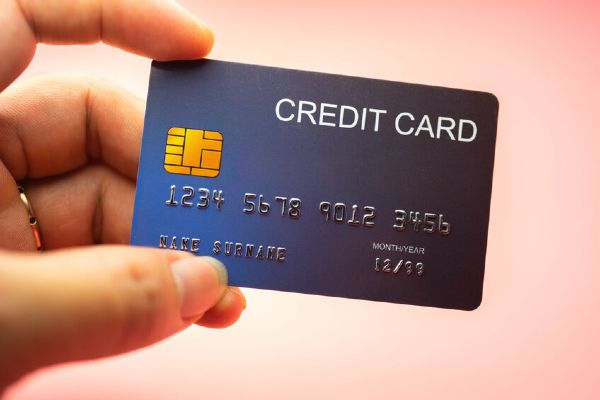
#> input picture CSE483 SMR24 Project Test Cases/11 - Ya setty ew3i.jpg, 600 x 400 px
$ python 11.py
#> lines starting #> are read from the running program, lines starting #| are printed output that depends on the picture; after the words box and inside, x2 and y2 are one past the last pixel; in counts of white or black regions, pixels touching at a corner belong together
#> further down, input_img is the input picture: shape (400, 600, 3); mean B, G, R 135.7, 143.8, 182.5
import numpy as np
import matplotlib.pyplot as plt
import cv2

plt.figure(figsize=(20,10))
plt.subplots_adjust(wspace=0.5, hspace=0.5)


def expand_borders(img, border_size=50):
    border_color = img[0, 0].tolist()
    expanded_img = cv2.copyMakeBorder(img, border_size, border_size, border_size, border_size,
                                      cv2.BORDER_CONSTANT, value=border_color)
    return expanded_img


def sort_corners(corners):
    rect = np.zeros((4, 2), dtype="float32")
    s = corners.sum(axis=1)
    rect[0] = corners[np.argmin(s)]  # Top-left
    rect[2] = corners[np.argmax(s)]  # Bottom-right

    diff = np.diff(corners, axis=1)
    rect[1] = corners[np.argmin(diff)]  # Top-right
    rect[3] = corners[np.argmax(diff)]  # Bottom-left

    return rect


def warp_perspective(image, corners):
    rect = sort_corners(corners)
    (tl, tr, br, bl) = rect

    width_a = np.sqrt(((br[0] - bl[0]) ** 2) + ((br[1] - bl[1]) ** 2))
    width_b = np.sqrt(((tr[0] - tl[0]) ** 2) + ((tr[1] - tl[1]) ** 2))
    max_width = max(int(width_a), int(width_b))

    height_a = np.sqrt(((tr[0] - br[0]) ** 2) + ((tr[1] - br[1]) ** 2))
    height_b = np.sqrt(((tl[0] - bl[0]) ** 2) + ((tl[1] - bl[1]) ** 2))
    max_height = max(int(height_a), int(height_b))

    dst = np.array([
        [0, 0],
        [max_width - 1, 0],
        [max_width - 1, max_height - 1],
        [0, max_height - 1]
    ], dtype="float32")

    m = cv2.getPerspectiveTransform(rect, dst)
    warped = cv2.warpPerspective(image, m, (max_width, max_height))

    return warped


def color_correct(img):
    img_gray = cv2.cvtColor(img, cv2.COLOR_BGR2GRAY)

    clahe = cv2.createCLAHE(clipLimit=2.0, tileGridSize=(8, 8))
    img_corrected = clahe.apply(img_gray)

    _, img_thresh = cv2.threshold(img_corrected, np.mean(img_corrected), 255, cv2.THRESH_BINARY)
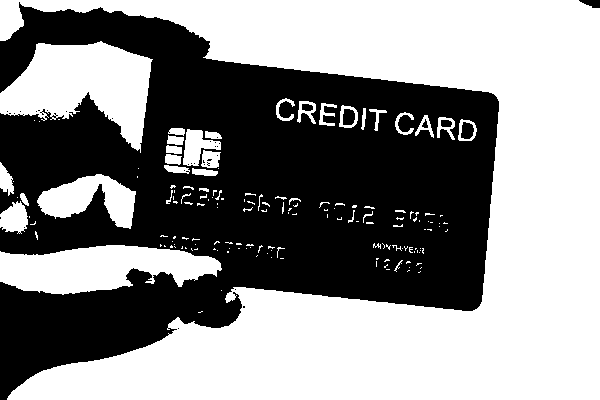
#> img_thresh: shape (400, 600); 54.6% white; 36 black regions (29 under 20 px), largest, box (x1, y1, x2, y2) and area: (0, 2, 499, 400) 108217, (461, 122, 474, 139) 174, (343, 109, 355, 125) 170

    if np.mean(img_thresh) < 127:
        img_corrected = 255 - img_corrected

    return img_gray


def extend_line(x1, y1, x2, y2, img_shape):
    img_height, img_width = img_shape
    if x1 == x2:  # Vertical line
        return (x1, 0), (x1, img_height - 1)
    if y1 == y2:  # Horizontal line
        return (0, y1), (img_width - 1, y1)

    slope = (y2 - y1) / (x2 - x1)
    intercept = y1 - slope * x1

    x_top = (0 - intercept) / slope
    x_bottom = (img_height - 1 - intercept) / slope
    y_left = slope * 0 + intercept
    y_right = slope * (img_width - 1) + intercept

    points = []
    if 0 <= x_top < img_width:
        points.append((int(x_top), 0))
    if 0 <= x_bottom < img_width:
        points.append((int(x_bottom), img_height - 1))
    if 0 <= y_left < img_height:
        points.append((0, int(y_left)))
    if 0 <= y_right < img_height:
        points.append((img_width - 1, int(y_right)))

    if len(points) == 2:
        return points[0], points[1]
    else:
        return None, None


def straighten(img, colored):
    # img_lines = cv2.resize(colored, (500, 500))
    #
    # img_resized = cv2.resize(img, (500, 500))

    edges = cv2.Canny(img, 30, 200, apertureSize=3)
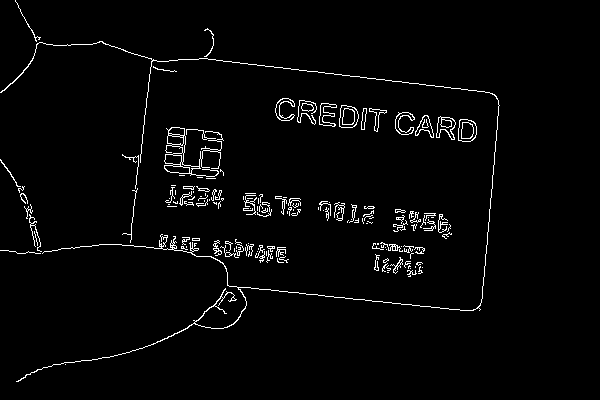
#> edges: shape (400, 600); 2.6% white in thin lines or dots, all inside (x1, y1, x2, y2) = (0, 0, 500, 382)

    #cv2.imshow('edges', edges)
    plt.subplot(4,4,1)
    plt.imshow(edges,cmap='gray')
    plt.title('Edges')

    lines = cv2.HoughLines(edges, 1, np.pi / 180, 95)
#> lines = [[260, 1.68], [32, 1.69], [506, 0.0873], [233, 1.66], [38, 1.68], [158, 0.122], [238, 1.62], [168, 1.68]]
    if lines is None:
        print("No lines detected.")
        return None

    extended_lines = []

    for rho, theta in lines[:, 0]:
        print(rho, theta)
        # # a=math.cos(theta)
        # rounded = round(a,6)
        # print(rounded)
        a = np.cos(theta)
        b = np.sin(theta)
        x0 = a * rho
        y0 = b * rho
        x1 = int(x0 + 1000 * -b)
        y1 = int(y0 + 1000 * a)
        x2 = int(x0 - 1000 * -b)
        y2 = int(y0 - 1000 * a)

        print(x1, y1, x2, y2)

        (x1_ext, y1_ext), (x2_ext, y2_ext) = extend_line(x1, y1, x2, y2, img.shape[:2])
        if (x1_ext, y1_ext) is not None and (x2_ext, y2_ext) is not None:
            extended_lines.append(((x1_ext, y1_ext), (x2_ext, y2_ext)))
            cv2.line(colored, (x1_ext, y1_ext), (x2_ext, y2_ext), (0, 0, 255), 2)
            # plt.imshow(img_lines)
            #cv2.imshow('lines', colored)
            plt.subplot(4,4,2)
            plt.imshow(colored,cmap='gray')
            plt.title('Lines')
#> this loop made 8 passes
#> (rho, theta, a, b, x0, y0, x1, y1) on passes 1 to 8: (260, 1.68, -0.105, 0.995, -27.18, 258.6, -1021, 154), (32, 1.69, -0.122, 0.993, -3.9, 31.76, -996, -90), (506, 0.0873, 0.996, 0.0872, 504.1, 44.1, 416, 1040), (233, 1.66, -0.0872, 0.996, -20.31, 232.1, -1016, 144), (38, 1.68, -0.105, 0.995, -3.97, 37.79, -998, -66), (158, 0.122, 0.993, 0.122, 156.8, 19.26, 34, 1011), (238, 1.62, -0.0523, 0.999, -12.46, 237.7, -1011, 185), (168, 1.68, -0.105, 0.995, -17.56, 167.1, -1012, 62)
#> (printed output is left out)
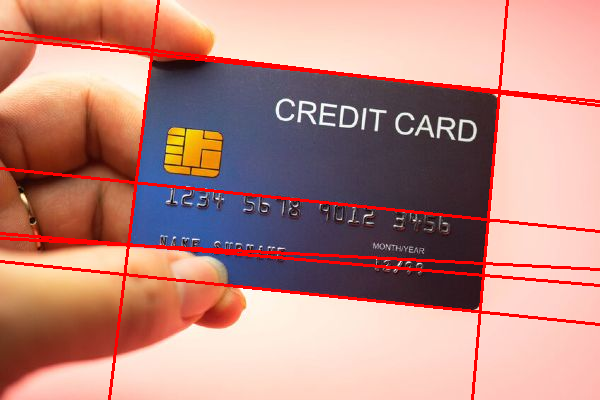
#> colored: shape (400, 600, 3); mean B, G, R 129.3, 137, 186.8
#> after the loop, extended_lines = [((0, 261), (599, 324)), ((0, 31), (599, 105)), ((507, 0), (472, 399)), ((0, 233), (599, 285)), ((0, 38), (599, 101)), ((158, 0), (109, 399)), ((0, 238), (599, 269)), ((0, 168), (599, 231))]
            # plt.show()

    if len(extended_lines) < 4:
        print("Not enough extended lines.")
        return None

    points = []
    for i in range(len(extended_lines)):
        for j in range(i + 1, len(extended_lines)):
            (x1, y1), (x2, y2) = extended_lines[i]
            (x3, y3), (x4, y4) = extended_lines[j]

            denom = (x1 - x2) * (y3 - y4) - (y1 - y2) * (x3 - x4)
            if denom != 0:
                intersect_x = ((x1 * y2 - y1 * x2) * (x3 - x4) - (x1 - x2) * (x3 * y4 - y3 * x4)) / denom
                intersect_y = ((x1 * y2 - y1 * x2) * (y3 - y4) - (y1 - y2) * (x3 * y4 - y3 * x4)) / denom
                if 0 <= intersect_x < img.shape[1] and 0 <= intersect_y < img.shape[0]:
                    points.append((int(intersect_x), int(intersect_y)))
#> this loop made 8 passes
#> after the loop, points = [(479, 311), (124, 274), (498, 92), (381, 78), (151, 49), (482, 274), (499, 90), (483, 263), (487, 219), (128, 244), (142, 245), (151, 53), (127, 244), (135, 182)]

    if len(points) < 4:
        print("Not enough intersection points.")
        return None

    points = np.array(points)
#> points = 14 rows, first 8: [479, 311], [124, 274], [498, 92], [381, 78], [151, 49], [482, 274], [499, 90], [483, 263]
    corners = sort_corners(points)
#> in sort_corners, `s = corners.sum(axis=1)`: s = [790, 398, 590, 459, 200, 756, 589, 746, 706, 372, 387, 204, 371, 317]
#> in sort_corners, `diff = np.diff(corners, axis=1)`: diff = [-168, 150, -406, -303, -102, -208, -409, -220, -268, 116, 103, -98, 117, 47]
#> corners = [[151, 49], [499, 90], [479, 311], [124, 274]]

    if corners is not None:
        for i in range(4):
            cv2.line(colored, tuple(map(int, corners[i])), tuple(map(int, corners[(i + 1) % 4])), (0, 255, 0),
                     2)
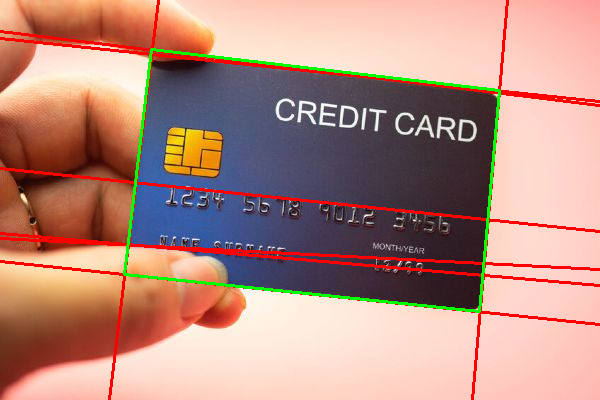
#> colored: shape (400, 600, 3); 1.43% of pixels changed, all inside (x1, y1, x2, y2) = (123, 48, 501, 313)
        warped_image = warp_perspective(img, corners)
#> in warp_perspective, `(tl, tr, br, bl) = rect`: tl = [151, 49]; tr = [499, 90]; br = [479, 311]; bl = [124, 274]
#> in warp_perspective, `width_a = np.sqrt(((br[0] - bl[0]) ** 2) + ((br[1] - bl[1]) ** 2))`: width_a = 356.9
#> in warp_perspective, `width_b = np.sqrt(((tr[0] - tl[0]) ** 2) + ((tr[1] - tl[1]) ** 2))`: width_b = 350.4
#> in warp_perspective, `max_width = max(int(width_a), int(width_b))`: max_width = 356
#> in warp_perspective, `height_a = np.sqrt(((tr[0] - br[0]) ** 2) + ((tr[1] - br[1]) ** 2))`: height_a = 221.9
#> in warp_perspective, `height_b = np.sqrt(((tl[0] - bl[0]) ** 2) + ((tl[1] - bl[1]) ** 2))`: height_b = 226.6
#> in warp_perspective, `max_height = max(int(height_a), int(height_b))`: max_height = 226
#> in warp_perspective, `dst = np.array([ [0, 0], [max_width - 1, 0], [max_width - 1, max_heigh..`: dst = [[0, 0], [355, 0], [355, 225], [0, 225]]
#> in warp_perspective, `m = cv2.getPerspectiveTransform(rect, dst)`: m = [[0.979, 0.117, -153.5], [-0.118, 0.998, -31.15], [-6.81e-05, 7.52e-05, 1]]
        h, w = warped_image.shape[:2]
#> h = 226; w = 356

        if w / h < 0.7:
            # Rotate 90 degrees clockwise if width is less than height
            warped_image = cv2.rotate(warped_image, cv2.ROTATE_90_CLOCKWISE)

        #cv2.imshow('Detected Card Frame', colored)
        #cv2.imshow('Warped Image', warped_image)
        plt.subplot(4,4,3)
        plt.imshow(colored,cmap='gray')
        plt.title('Detected Card Frame')
        plt.subplot(4, 4, 4)
        plt.imshow(warped_image, cmap='gray')
        plt.title('warped Image')
        return warped_image
    else:
        return None


def crop_pan(warped_img):
    h, w = warped_img.shape[:2]

    pan_y_start_ratio = 0.55
    pan_y_end_ratio = 0.7
    pan_x_start_ratio = 0.05
    pan_x_end_ratio = 0.95

    pan_x_start = int(pan_x_start_ratio * w)
    pan_x_end = int(pan_x_end_ratio * w)
    pan_y_start = int(pan_y_start_ratio * h)
    pan_y_end = int(pan_y_end_ratio * h)

    pan_region = warped_img[pan_y_start:pan_y_end, pan_x_start:pan_x_end]

    return pan_region


def pre_process(img):
    img_colored = img.copy()
    img_gray = color_correct(img)
    img_straightened = straighten(img_gray, img_colored)

    if img_straightened is None:
        print("No card detected.")
        return None

    # cv2.imshow('sharp',sharpened_image)

    clahe = cv2.createCLAHE(clipLimit=2.0, tileGridSize=(8, 8))
    img_corrected = clahe.apply(img_straightened)
#> img_corrected: shape (226, 356)

    x, y, w, h = 250, 120, 100, 50  # Change these values as needed

    # Apply CLAHE to the region of interest
    clahe = cv2.createCLAHE(clipLimit=2.0, tileGridSize=(8, 8))
    roi = img_corrected[y:y + h, x:x + w]
    enhanced_roi = clahe.apply(roi)

    # Replace the region in the original image with the enhanced region
    img_corrected[y:y + h, x:x + w] = enhanced_roi
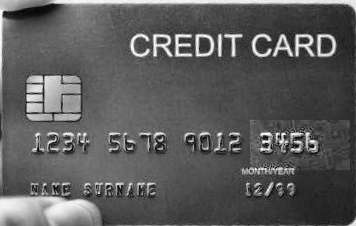
#> img_corrected: shape (226, 356); min 6, max 255, mean 91.8


    #cv2.imshow('corrected', img_corrected)
    plt.subplot(4,4,5)
    plt.imshow(img_corrected,cmap='gray')
    plt.title('Corrected')

    _, img_thresh = cv2.threshold(img_corrected, 0, 255, cv2.THRESH_BINARY+cv2.THRESH_OTSU)
#> img_thresh: shape (226, 356); 12.7% white; 119 white regions (59 under 20 px), largest, box (x1, y1, x2, y2) and area: (0, 196, 99, 226) 2324, (46, 0, 356, 15) 1406, (44, 76, 80, 112) 756

    # img_thresh = cv2.adaptiveThreshold(img_straightened, 255,
    #                                    cv2.ADAPTIVE_THRESH_GAUSSIAN_C,
    #                                    cv2.THRESH_BINARY_INV, 11, 7)

    #cv2.imshow('threshold', img_thresh)
    plt.subplot(4,4,6)
    plt.imshow(img_thresh,cmap='gray')
    plt.title('Threshold')

    img_resized = cv2.resize(img_thresh, (1000, 700))
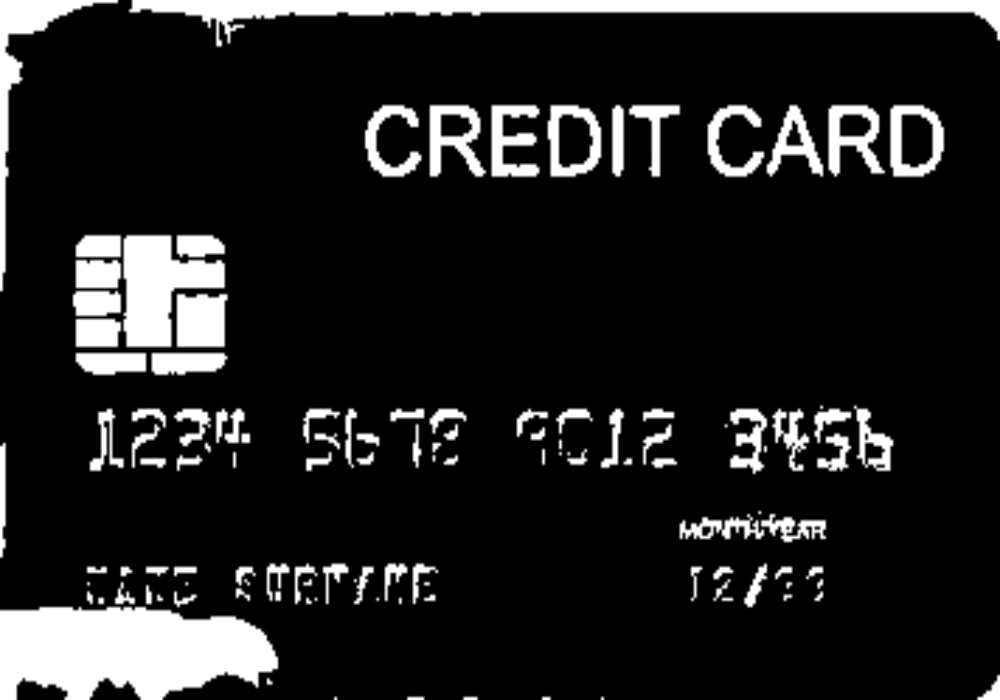
#> img_resized: shape (700, 1000); min 0, max 255, mean 32.3

    #cv2.imshow('img_resized', img_resized)
    plt.subplot(4,4,7)
    plt.imshow(img_resized,cmap='gray')
    plt.title('Resized')

    pan_image = crop_pan(img_resized)
#> in crop_pan, `pan_x_start = int(pan_x_start_ratio * w)`: pan_x_start = 50
#> in crop_pan, `pan_x_end = int(pan_x_end_ratio * w)`: pan_x_end = 950
#> in crop_pan, `pan_y_start = int(pan_y_start_ratio * h)`: pan_y_start = 385
#> in crop_pan, `pan_y_end = int(pan_y_end_ratio * h)`: pan_y_end = 489

    return pan_image


# Example usage:
input_img = cv2.imread('CSE483 SMR24 Project Test Cases/11 - Ya setty ew3i.jpg')
pan_image = pre_process(input_img)
if pan_image is not None:
    #cv2.imshow('PAN Image', pan_image)
    plt.subplot(4,4,8)
    plt.imshow(pan_image,cmap='gray')
    plt.title('Pan Image')
    cv2.imwrite('pan.jpg', pan_image)

plt.show()
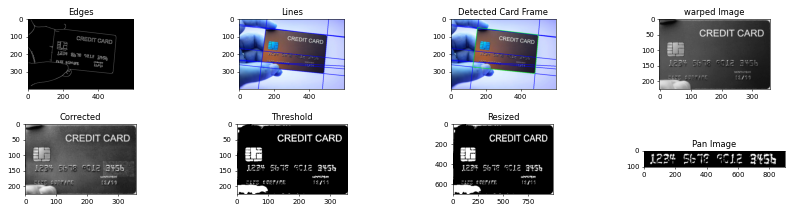
#> figure drawn by matplotlib, 8 panels; B, G, R data is drawn as R, G, B

cv2.waitKey(0)
cv2.destroyAllWindows()
